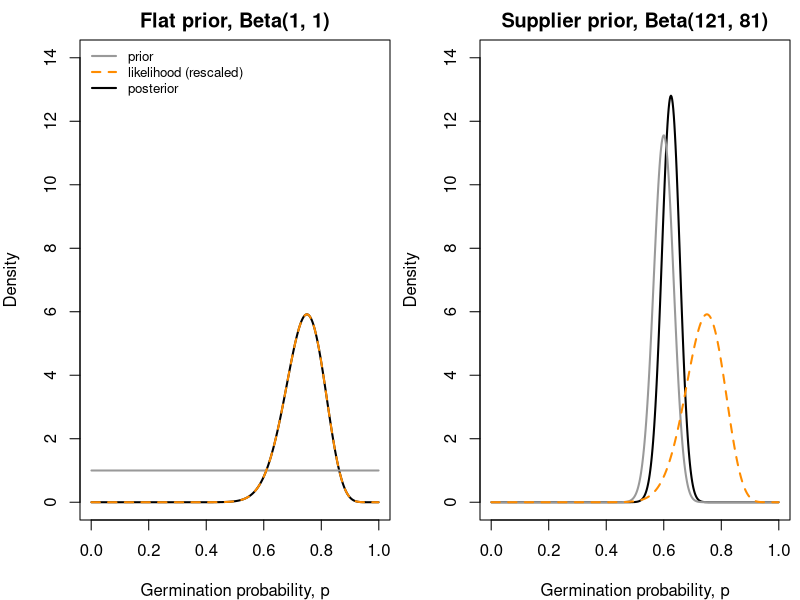
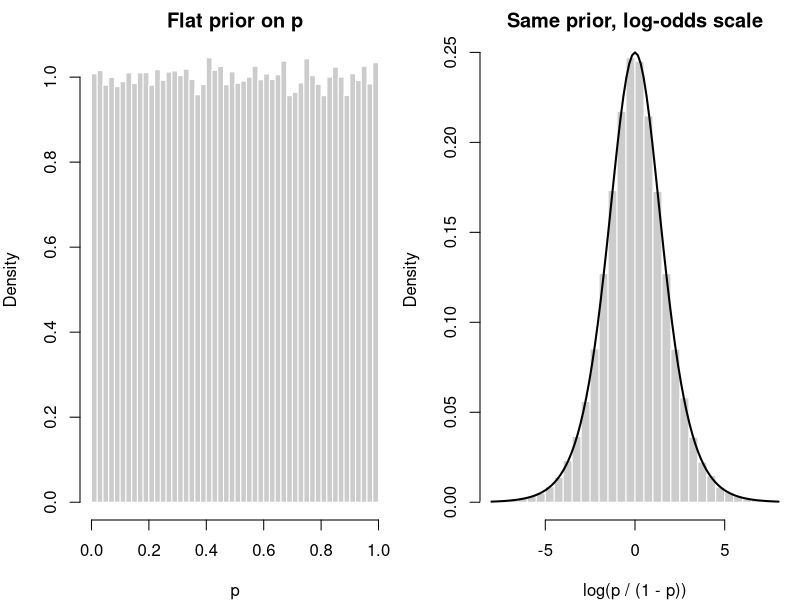
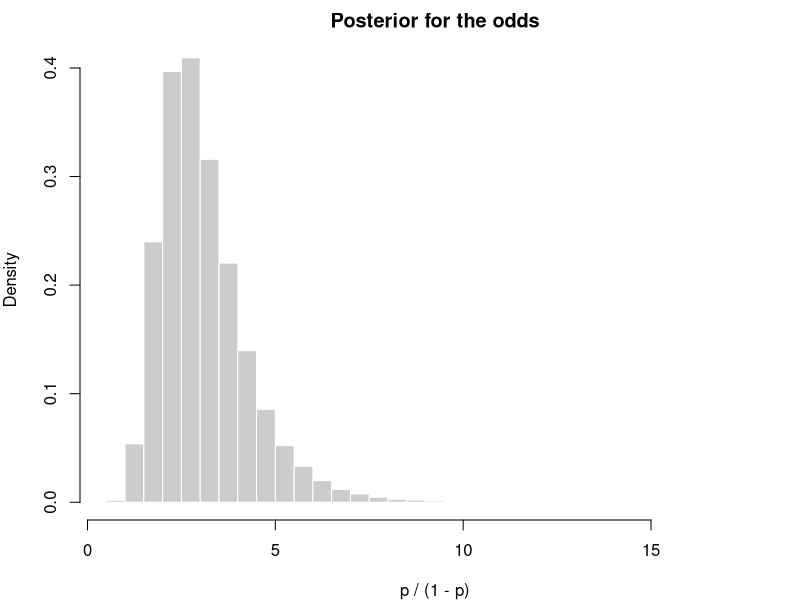

Reproduce these figures in R, in order.

#  NRES 746, Week 8, Lecture 1: Priors and posteriors -------------------------
#  A worked Beta-binomial example, summaries, and common sticking points.
#  Run section by section in RStudio (use the outline to jump around).
#  Section numbers match the lecture notes. No extra packages needed.

# 1. Big picture and recap ----------------------------------------------------
#  THEORY -> MODEL(S) -> DATA (fit) -> COMPARE -> repeat
#  Posterior ~ likelihood x prior
#  Beta(alpha, beta) prior + k of n -> Beta(alpha + k, beta + n - k)
#  Today: how much does the prior matter, and what do we report?

# 2. Worked example: germination with two priors ------------------------------
#  30 of 40 seeds germinate; supplier records: 120 of 200
#  Flat: Beta(1, 1) -> Beta(31, 11); supplier: Beta(121, 81) -> Beta(151, 91)

k <- 30
n <- 40
prior_flat <- c(1, 1)
prior_info <- c(121, 81)
post_flat <- prior_flat + c(k, n - k)   # Beta(31, 11)
post_info <- prior_info + c(k, n - k)   # Beta(151, 91)

# mean = alpha / (alpha + beta); mode = (alpha - 1) / (alpha + beta - 2)
beta_mean <- function(ab) ab[1] / sum(ab)
beta_mode <- function(ab) (ab[1] - 1) / (sum(ab) - 2)

round(c(flat_mean = beta_mean(post_flat), flat_mode = beta_mode(post_flat),
        info_mean = beta_mean(post_info)), 3)

p_seq <- seq(0.001, 0.999, length.out = 500)
lik_scaled <- dbeta(p_seq, k + 1, n - k + 1)   # likelihood rescaled to area 1

# draws prior, rescaled likelihood, and posterior on one panel
plot_panel <- function(prior_ab, post_ab, title) {
  plot(p_seq, dbeta(p_seq, post_ab[1], post_ab[2]), type = "l", lwd = 2,
       ylim = c(0, 14), xlab = "Germination probability, p", ylab = "Density",
       main = title)
  lines(p_seq, dbeta(p_seq, prior_ab[1], prior_ab[2]), lwd = 2, col = "grey60")
  lines(p_seq, lik_scaled, lwd = 2, lty = 2, col = "darkorange")
}

par(mfrow = c(1, 2), mar = c(4, 4, 2, 0.5))
plot_panel(prior_flat, post_flat, "Flat prior, Beta(1, 1)")
legend("topleft", c("prior", "likelihood (rescaled)", "posterior"),
       lwd = 2, lty = c(1, 2, 1), col = c("grey60", "darkorange", "black"),
       bty = "n", cex = 0.8)
plot_panel(prior_info, post_info, "Supplier prior, Beta(121, 81)")
par(mfrow = c(1, 1))

beta_mean(prior_info + c(300, 100))   # more data: 300 of 400, same prior

post_two_steps <- (prior_info + c(k, n - k)) + c(k, n - k)   # 40 seeds, then 40 more
post_one_step <- prior_info + c(2 * k, 2 * (n - k))         # 80 seeds at once
rbind(post_two_steps, post_one_step)

# 3. Summarizing a posterior --------------------------------------------------
#  Point estimates: mean (usual), median, mode (= MLE with a flat prior)
#  Credible interval: central quantiles, or HPD (shortest 95% interval)
#  "95% probability p is in here" is allowed

summ <- rbind(
  flat = c(mean = beta_mean(post_flat),
           median = qbeta(0.5, post_flat[1], post_flat[2]),
           mode = beta_mode(post_flat),
           lower95 = qbeta(0.025, post_flat[1], post_flat[2]),
           upper95 = qbeta(0.975, post_flat[1], post_flat[2])),
  supplier = c(mean = beta_mean(post_info),
               median = qbeta(0.5, post_info[1], post_info[2]),
               mode = beta_mode(post_info),
               lower95 = qbeta(0.025, post_info[1], post_info[2]),
               upper95 = qbeta(0.975, post_info[1], post_info[2]))
)
round(summ, 3)

# shortest interval holding a share 'mass' of the posterior draws
hpd <- function(draws, mass = 0.95) {
  draws <- sort(draws)
  n_in <- floor(mass * length(draws))
  widths <- draws[(n_in + 1):length(draws)] - draws[1:(length(draws) - n_in)]
  i <- which.min(widths)
  c(lower = draws[i], upper = draws[i + n_in])
}

set.seed(746)
draws_flat <- rbeta(1e5, post_flat[1], post_flat[2])
round(rbind(central = summ["flat", c("lower95", "upper95")],
            hpd = hpd(draws_flat)), 3)

# 4. Where new Bayesians get stuck --------------------------------------------
#  (a) likelihood is not the posterior (needs prior, rescaling)
#  (b) flat isn't flat on every scale (callback; covered Week 7 Wednesday)
#  (c) priors: report them; prior sensitivity analysis
#  (d) Bayes is not the same as MCMC (germination needed none)
#  (e) credible interval is not a confidence interval
#  (f) posterior is conditional on the model; still check and compare

# (a) area under the nest likelihood is not 1
integrate(function(p) p^3 * (1 - p), 0, 1)

# (b) uniform on p -> peaked prior on the log-odds, log(p / (1 - p))
set.seed(746)
p_draws <- runif(1e5)
par(mfrow = c(1, 2), mar = c(4, 4, 2, 0.5))
hist(p_draws, breaks = 40, freq = FALSE, col = "grey80", border = "white",
     main = "Flat prior on p", xlab = "p")
hist(qlogis(p_draws), breaks = 60, freq = FALSE, col = "grey80",
     border = "white", main = "Same prior, log-odds scale",
     xlab = "log(p / (1 - p))", xlim = c(-8, 8))
curve(dlogis(x), add = TRUE, lwd = 2)
par(mfrow = c(1, 1))

# (e) Week 7 pikas: LR interval vs. flat-prior credible interval
haypiles <- c(2, 5, 3, 0, 4, 4)
nll_pois <- function(lambda) -sum(dpois(haypiles, lambda, log = TRUE))
f_cut <- function(l) nll_pois(l) - nll_pois(mean(haypiles)) - qchisq(0.95, 1) / 2
lr_int <- c(uniroot(f_cut, c(0.5, 3))$root, uniroot(f_cut, c(3, 8))$root)
cred_int <- qgamma(c(0.025, 0.975), shape = sum(haypiles) + 1,
                   rate = length(haypiles))   # posterior Gamma(19, 6)
round(rbind(likelihood_ratio = lr_int, bayes_flat_prior = cred_int), 2)

# 5. Why Bayesian methods are so widely used ----------------------------------
#  Direct probability statements; posterior -> next prior
#  Derived quantities: compute for each posterior draw (LD50 = -a/b in Lab 6)
#  Hierarchical models (later); hidden quantities (occupancy, infection status)
#  Small samples: no Hessian approximation (chytrid Wald interval goes negative)
#  Costs: priors, computation, convergence checks

# derived quantity: posterior for the odds of germination, p / (1 - p)
odds_draws <- draws_flat / (1 - draws_flat)
round(quantile(odds_draws, c(0.025, 0.5, 0.975)), 2)
hist(odds_draws, breaks = 60, freq = FALSE, col = "grey80", border = "white",
     main = "Posterior for the odds", xlab = "p / (1 - p)")

# probability statements come straight from the draws
mean(draws_flat > 0.6)   # P(germination rate > 0.6 | data, flat prior)

# 6. Return to the big picture ------------------------------------------------
#  Same model, same likelihood; multiply by a prior, read off the posterior
#  Conjugate = add counts; many parameters = MCMC (Week 9)
#  Take-home WOD (Newton's method by hand) due Wednesday: optim() opened up

# Discussion ------------------------------------------------------------------
#  1. Supplier prior: posterior mean 0.62; flat prior: 0.74. Manager says
#     "keep the supplier's numbers out of my estimate." Reasonable? What
#     would you report to them?
#  2. Bayesian interval for the LD50? Which approach for ten parameters?
#  3. Week 7 pikas [1.8, 4.6]: "95% chance the density is in here"? Can you say yes?
